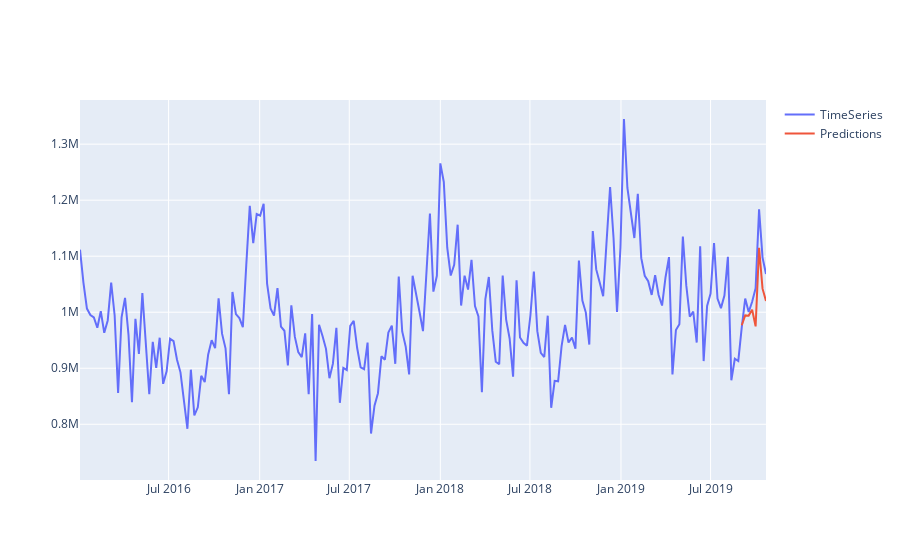

Notebook code cell kept with this figure:
### Code cell
fig = go.Figure()
fig.add_trace(go.Scatter(x=lim_df.index, y=lim_df,
                    mode='lines',
                    name='TimeSeries'))
fig.add_trace(go.Scatter(x=predictions.index, y=predictions,
                    mode='lines',
                    name='Predictions'))

fig.show()

### Figure 1 — Plotly figure (JSON) as saved in the notebook; plotly's stock layout.template omitted (floating-point values rounded to 4 significant figures; data arrays with more than 128 entries replaced by an {"elided": "..."} marker saying what was removed)
{"data": [{"mode": "lines", "name": "TimeSeries", "type": "scatter", "x": {"elided": "199 str values"}, "y": {"elided": "199 int values"}}, {"mode": "lines", "name": "Predictions", "type": "scatter", "x": ["2019-09-02T00:00:00", "2019-09-09T00:00:00", "2019-09-16T00:00:00", "2019-09-23T00:00:00", "2019-09-30T00:00:00", "2019-10-07T00:00:00", "2019-10-14T00:00:00", "2019-10-21T00:00:00"], "y": [976800.0, 994300.0, 993900.0, 1004000.0, 974800.0, 1115000.0, 1042000.0, 1020000.0]}], "layout": {}}
